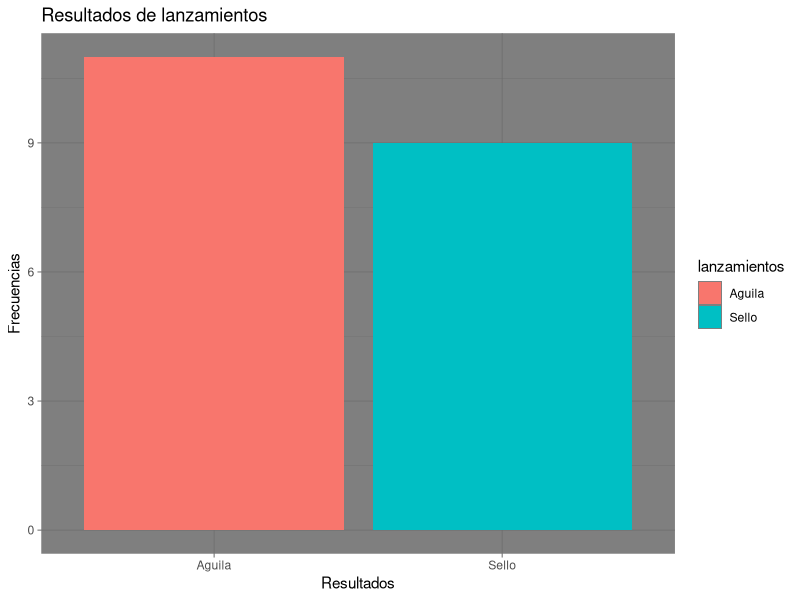

Write R code to recreate this figure.
#Cargar libreria para gráficos
library(ggplot2)

#Datos de lanzamiento de la moneda (20)

lanzamientos <- c("Aguila", "Aguila", "Aguila", "Aguila", "Aguila", "Aguila", "Aguila",
                  "Aguila", "Aguila", "Aguila", "Aguila", "Sello", "Sello", "Sello", 
                  "Sello", "Sello", "Sello", "Sello", "Sello", "Sello")

#Tabla de frecuencias 

frecuencias <- table(lanzamientos)
print(frecuencias)

#Crear un dataframe 

df <- as.data.frame(frecuencias)

#Grafico de frecuencias

ggplot(df, aes(x = lanzamientos, y = Freq, fill = lanzamientos)) +
  geom_bar(stat = "identity" ) + 
  labs(title="Resultados de lanzamientos",
       x= "Resultados",
       y= "Frecuencias") +
  theme_dark()

#Frecuencia relativa

rela_frequency <- prop.table(frecuencias)
print(rela_frequency)

  
